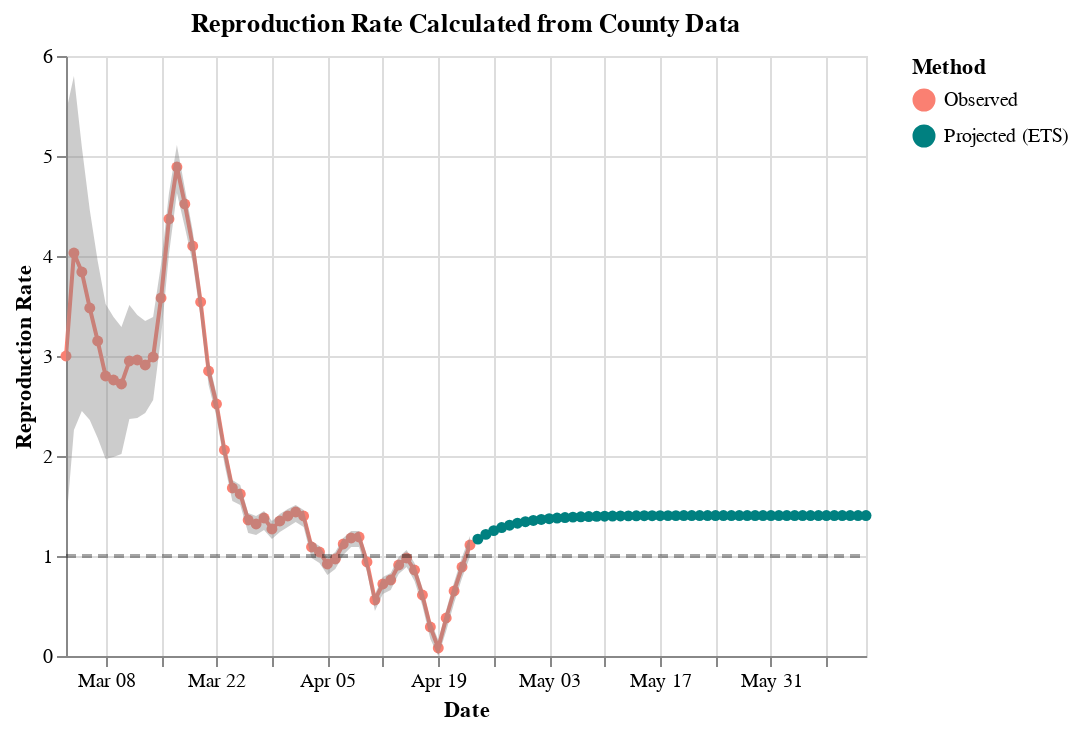

Notebook source saved alongside this figure:
### Code cell
DATE_FORMAT = "%b %d"
y_scale = alt.Scale(
#    domain = (0, 40),
#    clamp = True,
)

d = nyc.copy()

# Zero cases where we have forecast
d.ML.loc[d.fcst==1] = np.nan
# Zero infected where we have actuals
d.prd_ets.loc[d.fcst==0] = np.nan

# Rename columns
pcn = {
 'date':'Date',
 'ML':'Observed',
 'Low_75':'Low_75',
 'High_75':'High_75',
 'cases':'cases',
 'smoothed':'SmoothedDailyCases',
 'fcst':'fcst',
 'prd_ets':'Projected (ETS)',
 's':'Susceptible',
 'i':'Infected',
 'r':'Recovered'
}
d = d.rename(columns=pcn)
d["one"] = 1

# Lines and points
x = dict(shorthand="Date:T", title="Date", axis=alt.Axis(format=(DATE_FORMAT)))
y = dict(shorthand="Fit:Q", title="Reproduction Rate", scale=y_scale)
plot_columns = ["Observed", "Projected (ETS)"]
color = alt.Color("Method:N", 
                  scale=alt.Scale(domain=plot_columns,
                                  range=["salmon", "teal"]))

p2a = (
    alt.Chart(data = d, title = "Reproduction Rate Calculated from County Data")
    .transform_fold(fold=plot_columns, as_=["Method", "Fit"])
    .encode(x=alt.X(**x), y=alt.Y(**y), color=color)
    .mark_line(point=True)
)


# Confidence bands
x = dict(shorthand="Date:T")
y = dict(shorthand="Low_75:Q")
y2 = dict(shorthand="High_75:Q")
color = alt.Color("Method:N",
                  scale=alt.Scale(range=["gray"]))
p2b = (
    alt.Chart(data = d)
    .mark_area(opacity=0.4, color='gray')
    .encode(x="Date:T", y="Low_75:Q", y2="High_75:Q") 
)

# Dashed Line
p2_dash = (
        alt.Chart(data = d)
        .encode(x=alt.X(**x), y=alt.Y("one:Q"))
        .mark_line(color="black", opacity=0.35, size=2, strokeDash=[5,3])
)

p2 = (
    alt.layer(p2a, p2b, p2_dash)
)

alt.vconcat(p2)

### Figure 1 — Vega-Lite specification as saved in the notebook (floating-point values rounded to 4 significant figures)
{"config": {"view": {"continuousWidth": 400, "continuousHeight": 300}}, "vconcat": [{"layer": [{"mark": {"type": "line", "point": true}, "encoding": {"color": {"type": "nominal", "field": "Method", "scale": {"domain": ["Observed", "Projected (ETS)"], "range": ["salmon", "teal"]}}, "x": {"type": "temporal", "axis": {"format": "%b %d"}, "field": "Date", "title": "Date"}, "y": {"type": "quantitative", "field": "Fit", "scale": {}, "title": "Reproduction Rate"}}, "title": "Reproduction Rate Calculated from County Data", "transform": [{"fold": ["Observed", "Projected (ETS)"], "as": ["Method", "Fit"]}]}, {"mark": {"type": "area", "color": "gray", "opacity": 0.4}, "encoding": {"x": {"type": "temporal", "field": "Date"}, "y": {"type": "quantitative", "field": "Low_75"}, "y2": {"field": "High_75"}}}, {"mark": {"type": "line", "color": "black", "opacity": 0.35, "size": 2, "strokeDash": [5, 3]}, "encoding": {"x": {"type": "temporal", "field": "Date"}, "y": {"type": "quantitative", "field": "one"}}}]}], "data": {"name": "data-d038a5ea444958e8f9c4fc92c3462bfe"}, "$schema": "https://vega.github.io/schema/vega-lite/v4.8.1.json", "datasets": {"data-d038a5ea444958e8f9c4fc92c3462bfe": [{"Date": "2020-03-03T00:00:00", "Observed": 3.0, "Low_75": 1.3, "High_75": 5.44, "cases": 1.0, "SmoothedDailyCases": 6.0, "fcst": 0.0, "Projected (ETS)": null, "Susceptible": null, "Infected": null, "Recovered": null, "one": 1}, {"Date": "2020-03-04T00:00:00", "Observed": 4.03, "Low_75": 2.26, "High_75": 5.8, "cases": 9.0, "SmoothedDailyCases": 11.0, "fcst": 0.0, "Projected (ETS)": null, "Susceptible": null, "Infected": null, "Recovered": null, "one": 1}, {"Date": "2020-03-05T00:00:00", "Observed": 3.84, "Low_75": 2.45, "High_75": 5.09, "cases": 11.0, "SmoothedDailyCases": 16.0, "fcst": 0.0, "Projected (ETS)": null, "Susceptible": 305300.0, "Infected": 253.0, "Recovered": 0.0, "one": 1}, {"Date": "2020-03-06T00:00:00", "Observed": 3.48, "Low_75": 2.36, "High_75": 4.46, "cases": 22.0, "SmoothedDailyCases": 21.0, "fcst": 0.0, "Projected (ETS)": null, "Susceptible": 305200.0, "Infected": 304.3, "Recovered": 18.07, "one": 1}, {"Date": "2020-03-07T00:00:00", "Observed": 3.15, "Low_75": 2.18, "High_75": 3.95, "cases": 45.0, "SmoothedDailyCases": 26.0, "fcst": 0.0, "Projected (ETS)": null, "Susceptible": 305100.0, "Infected": 366.0, "Recovered": 39.81, "one": 1}, {"Date": "2020-03-08T00:00:00", "Observed": 2.8, "Low_75": 1.97, "High_75": 3.52, "cases": 17.0, "SmoothedDailyCases": 30.0, "fcst": 0.0, "Projected (ETS)": null, "Susceptible": 305000.0, "Infected": 430.9, "Recovered": 65.95, "one": 1}, {"Date": "2020-03-09T00:00:00", "Observed": 2.76, "Low_75": 1.99, "High_75": 3.39, "cases": 36.0, "SmoothedDailyCases": 38.0, "fcst": 0.0, "Projected (ETS)": null, "Susceptible": 304900.0, "Infected": 497.0, "Recovered": 96.73, "one": 1}, {"Date": "2020-03-10T00:00:00", "Observed": 2.72, "Low_75": 2.02, "High_75": 3.29, "cases": 31.0, "SmoothedDailyCases": 48.0, "fcst": 0.0, "Projected (ETS)": null, "Susceptible": 304800.0, "Infected": 560.9, "Recovered": 132.2, "one": 1}, {"Date": "2020-03-11T00:00:00", "Observed": 2.95, "Low_75": 2.37, "High_75": 3.51, "cases": 44.0, "SmoothedDailyCases": 68.0, "fcst": 0.0, "Projected (ETS)": null, "Susceptible": 304700.0, "Infected": 631.3, "Recovered": 172.3, "one": 1}, {"Date": "2020-03-12T00:00:00", "Observed": 2.96, "Low_75": 2.38, "High_75": 3.41, "cases": 109.0, "SmoothedDailyCases": 90.0, "fcst": 0.0, "Projected (ETS)": null, "Susceptible": 304600.0, "Infected": 708.9, "Recovered": 217.4, "one": 1}, {"Date": "2020-03-13T00:00:00", "Observed": 2.91, "Low_75": 2.43, "High_75": 3.35, "cases": 95.0, "SmoothedDailyCases": 117.0, "fcst": 0.0, "Projected (ETS)": null, "Susceptible": 304400.0, "Infected": 807.5, "Recovered": 268.0, "one": 1}, {"Date": "2020-03-14T00:00:00", "Observed": 2.99, "Low_75": 2.56, "High_75": 3.39, "cases": 189.0, "SmoothedDailyCases": 158.0, "fcst": 0.0, "Projected (ETS)": null, "Susceptible": 304300.0, "Infected": 920.5, "Recovered": 325.7, "one": 1}, {"Date": "2020-03-15T00:00:00", "Observed": 3.58, "Low_75": 3.19, "High_75": 3.92, "cases": 122.0, "SmoothedDailyCases": 250.0, "fcst": 0.0, "Projected (ETS)": null, "Susceptible": 304100.0, "Infected": 1046.0, "Recovered": 391.4, "one": 1}, {"Date": "2020-03-16T00:00:00", "Observed": 4.37, "Low_75": 4.02, "High_75": 4.63, "cases": 218.0, "SmoothedDailyCases": 439.0, "fcst": 0.0, "Projected (ETS)": null, "Susceptible": 303800.0, "Infected": 1195.0, "Recovered": 466.2, "one": 1}, {"Date": "2020-03-17T00:00:00", "Observed": 4.89, "Low_75": 4.63, "High_75": 5.11, "cases": 424.0, "SmoothedDailyCases": 794.0, "fcst": 0.0, "Projected (ETS)": null, "Susceptible": 303500.0, "Infected": 1414.0, "Recovered": 551.5, "one": 1}, {"Date": "2020-03-18T00:00:00", "Observed": 4.52, "Low_75": 4.29, "High_75": 4.68, "cases": 1008.0, "SmoothedDailyCases": 1288.0, "fcst": 0.0, "Projected (ETS)": null, "Susceptible": 303100.0, "Infected": 1754.0, "Recovered": 652.5, "one": 1}, {"Date": "2020-03-19T00:00:00", "Observed": 4.1, "Low_75": 3.93, "High_75": 4.25, "cases": 1770.0, "SmoothedDailyCases": 1972.0, "fcst": 0.0, "Projected (ETS)": null, "Susceptible": 302500.0, "Infected": 2241.0, "Recovered": 777.8, "one": 1}, {"Date": "2020-03-20T00:00:00", "Observed": 3.54, "Low_75": 3.38, "High_75": 3.66, "cases": 2950.0, "SmoothedDailyCases": 2789.0, "fcst": 0.0, "Projected (ETS)": null, "Susceptible": 301800.0, "Infected": 2803.0, "Recovered": 937.9, "one": 1}, {"Date": "2020-03-21T00:00:00", "Observed": 2.85, "Low_75": 2.71, "High_75": 2.96, "cases": 3254.0, "SmoothedDailyCases": 3570.0, "fcst": 0.0, "Projected (ETS)": null, "Susceptible": 300900.0, "Infected": 3422.0, "Recovered": 1138.0, "one": 1}, {"Date": "2020-03-22T00:00:00", "Observed": 2.52, "Low_75": 2.39, "High_75": 2.62, "cases": 4812.0, "SmoothedDailyCases": 4407.0, "fcst": 0.0, "Projected (ETS)": null, "Susceptible": 300100.0, "Infected": 4040.0, "Recovered": 1383.0, "one": 1}, {"Date": "2020-03-23T00:00:00", "Observed": 2.06, "Low_75": 1.92, "High_75": 2.14, "cases": 5707.0, "SmoothedDailyCases": 5084.0, "fcst": 0.0, "Projected (ETS)": null, "Susceptible": 299300.0, "Infected": 4572.0, "Recovered": 1671.0, "one": 1}, {"Date": "2020-03-24T00:00:00", "Observed": 1.68, "Low_75": 1.55, "High_75": 1.76, "cases": 4791.0, "SmoothedDailyCases": 5567.0, "fcst": 0.0, "Projected (ETS)": null, "Susceptible": 298400.0, "Infected": 5066.0, "Recovered": 1998.0, "one": 1}, {"Date": "2020-03-25T00:00:00", "Observed": 1.62, "Low_75": 1.51, "High_75": 1.71, "cases": 7401.0, "SmoothedDailyCases": 6081.0, "fcst": 0.0, "Projected (ETS)": null, "Susceptible": 297700.0, "Infected": 5447.0, "Recovered": 2360.0, "one": 1}, {"Date": "2020-03-26T00:00:00", "Observed": 1.36, "Low_75": 1.23, "High_75": 1.43, "cases": 5921.0, "SmoothedDailyCases": 6376.0, "fcst": 0.0, "Projected (ETS)": null, "Susceptible": 297000.0, "Infected": 5710.0, "Recovered": 2749.0, "one": 1}, {"Date": "2020-03-27T00:00:00", "Observed": 1.32, "Low_75": 1.21, "High_75": 1.4, "cases": 5648.0, "SmoothedDailyCases": 6670.0, "fcst": 0.0, "Projected (ETS)": null, "Susceptible": 296400.0, "Infected": 5962.0, "Recovered": 3156.0, "one": 1}, {"Date": "2020-03-28T00:00:00", "Observed": 1.38, "Low_75": 1.26, "High_75": 1.45, "cases": 8728.0, "SmoothedDailyCases": 7049.0, "fcst": 0.0, "Projected (ETS)": null, "Susceptible": 295800.0, "Infected": 6114.0, "Recovered": 3582.0, "one": 1}, {"Date": "2020-03-29T00:00:00", "Observed": 1.27, "Low_75": 1.17, "High_75": 1.35, "cases": 6204.0, "SmoothedDailyCases": 7314.0, "fcst": 0.0, "Projected (ETS)": null, "Susceptible": 295200.0, "Infected": 6252.0, "Recovered": 4019.0, "one": 1}, {"Date": "2020-03-30T00:00:00", "Observed": 1.35, "Low_75": 1.24, "High_75": 1.42, "cases": 7648.0, "SmoothedDailyCases": 7699.0, "fcst": 0.0, "Projected (ETS)": null, "Susceptible": 294600.0, "Infected": 6421.0, "Recovered": 4466.0, "one": 1}, {"Date": "2020-03-31T00:00:00", "Observed": 1.4, "Low_75": 1.29, "High_75": 1.47, "cases": 8616.0, "SmoothedDailyCases": 8158.0, "fcst": 0.0, "Projected (ETS)": null, "Susceptible": 294000.0, "Infected": 6543.0, "Recovered": 4924.0, "one": 1}, {"Date": "2020-04-01T00:00:00", "Observed": 1.44, "Low_75": 1.34, "High_75": 1.51, "cases": 8058.0, "SmoothedDailyCases": 8693.0, "fcst": 0.0, "Projected (ETS)": null, "Susceptible": 293400.0, "Infected": 6706.0, "Recovered": 5392.0, "one": 1}, {"Date": "2020-04-02T00:00:00", "Observed": 1.4, "Low_75": 1.29, "High_75": 1.46, "cases": 8880.0, "SmoothedDailyCases": 9195.0, "fcst": 0.0, "Projected (ETS)": null, "Susceptible": 292700.0, "Infected": 6896.0, "Recovered": 5871.0, "one": 1}, {"Date": "2020-04-03T00:00:00", "Observed": 1.09, "Low_75": 0.98, "High_75": 1.15, "cases": 10140.0, "SmoothedDailyCases": 9288.0, "fcst": 0.0, "Projected (ETS)": null, "Susceptible": 292000.0, "Infected": 7111.0, "Recovered": 6363.0, "one": 1}, {"Date": "2020-04-04T00:00:00", "Observed": 1.04, "Low_75": 0.93, "High_75": 1.1, "cases": 12090.0, "SmoothedDailyCases": 9336.0, "fcst": 0.0, "Projected (ETS)": null, "Susceptible": 291300.0, "Infected": 7313.0, "Recovered": 6871.0, "one": 1}, {"Date": "2020-04-05T00:00:00", "Observed": 0.92, "Low_75": 0.81, "High_75": 0.98, "cases": 7915.0, "SmoothedDailyCases": 9212.0, "fcst": 0.0, "Projected (ETS)": null, "Susceptible": 290800.0, "Infected": 7358.0, "Recovered": 7393.0, "one": 1}, {"Date": "2020-04-06T00:00:00", "Observed": 0.97, "Low_75": 0.87, "High_75": 1.04, "cases": 5701.0, "SmoothedDailyCases": 9185.0, "fcst": 0.0, "Projected (ETS)": null, "Susceptible": 290200.0, "Infected": 7378.0, "Recovered": 7919.0, "one": 1}, {"Date": "2020-04-07T00:00:00", "Observed": 1.12, "Low_75": 1.01, "High_75": 1.18, "cases": 11470.0, "SmoothedDailyCases": 9352.0, "fcst": 0.0, "Projected (ETS)": null, "Susceptible": 289700.0, "Infected": 7335.0, "Recovered": 8446.0, "one": 1}, {"Date": "2020-04-08T00:00:00", "Observed": 1.18, "Low_75": 1.09, "High_75": 1.25, "cases": 9320.0, "SmoothedDailyCases": 9597.0, "fcst": 0.0, "Projected (ETS)": null, "Susceptible": 289200.0, "Infected": 7318.0, "Recovered": 8970.0, "one": 1}, {"Date": "2020-04-09T00:00:00", "Observed": 1.19, "Low_75": 1.09, "High_75": 1.25, "cases": 10540.0, "SmoothedDailyCases": 9856.0, "fcst": 0.0, "Projected (ETS)": null, "Susceptible": 288600.0, "Infected": 7380.0, "Recovered": 9493.0, "one": 1}, {"Date": "2020-04-10T00:00:00", "Observed": 0.94, "Low_75": 0.84, "High_75": 1.0, "cases": 10580.0, "SmoothedDailyCases": 9742.0, "fcst": 0.0, "Projected (ETS)": null, "Susceptible": 288000.0, "Infected": 7474.0, "Recovered": 10020.0, "one": 1}, {"Date": "2020-04-11T00:00:00", "Observed": 0.56, "Low_75": 0.45, "High_75": 0.62, "cases": 9946.0, "SmoothedDailyCases": 9106.0, "fcst": 0.0, "Projected (ETS)": null, "Susceptible": 287400.0, "Infected": 7574.0, "Recovered": 10550.0, "one": 1}, {"Date": "2020-04-12T00:00:00", "Observed": 0.72, "Low_75": 0.62, "High_75": 0.79, "cases": 8236.0, "SmoothedDailyCases": 8763.0, "fcst": 0.0, "Projected (ETS)": null, "Susceptible": 286900.0, "Infected": 7540.0, "Recovered": 11090.0, "one": 1}, {"Date": "2020-04-13T00:00:00", "Observed": 0.76, "Low_75": 0.66, "High_75": 0.83, "cases": 6337.0, "SmoothedDailyCases": 8468.0, "fcst": 0.0, "Projected (ETS)": null, "Susceptible": 286600.0, "Infected": 7303.0, "Recovered": 11630.0, "one": 1}, {"Date": "2020-04-14T00:00:00", "Observed": 0.91, "Low_75": 0.82, "High_75": 0.99, "cases": 7177.0, "SmoothedDailyCases": 8375.0, "fcst": 0.0, "Projected (ETS)": null, "Susceptible": 286200.0, "Infected": 7156.0, "Recovered": 12150.0, "one": 1}, {"Date": "2020-04-15T00:00:00", "Observed": 0.98, "Low_75": 0.89, "High_75": 1.06, "cases": 11570.0, "SmoothedDailyCases": 8364.0, "fcst": 0.0, "Projected (ETS)": null, "Susceptible": 285800.0, "Infected": 7033.0, "Recovered": 12670.0, "one": 1}, {"Date": "2020-04-16T00:00:00", "Observed": 0.86, "Low_75": 0.75, "High_75": 0.93, "cases": 8505.0, "SmoothedDailyCases": 8191.0, "fcst": 0.0, "Projected (ETS)": null, "Susceptible": 285400.0, "Infected": 6987.0, "Recovered": 13170.0, "one": 1}, {"Date": "2020-04-17T00:00:00", "Observed": 0.61, "Low_75": 0.5, "High_75": 0.68, "cases": 7358.0, "SmoothedDailyCases": 7715.0, "fcst": 0.0, "Projected (ETS)": null, "Susceptible": 284900.0, "Infected": 6977.0, "Recovered": 13670.0, "one": 1}, {"Date": "2020-04-18T00:00:00", "Observed": 0.29, "Low_75": 0.17, "High_75": 0.36, "cases": 7121.0, "SmoothedDailyCases": 6936.0, "fcst": 0.0, "Projected (ETS)": null, "Susceptible": 284400.0, "Infected": 6906.0, "Recovered": 14170.0, "one": 1}, {"Date": "2020-04-19T00:00:00", "Observed": 0.08, "Low_75": 0.0, "High_75": 0.16, "cases": 6054.0, "SmoothedDailyCases": 6064.0, "fcst": 0.0, "Projected (ETS)": null, "Susceptible": 284100.0, "Infected": 6713.0, "Recovered": 14660.0, "one": 1}, {"Date": "2020-04-20T00:00:00", "Observed": 0.38, "Low_75": 0.25, "High_75": 0.46, "cases": 4726.0, "SmoothedDailyCases": 5582.0, "fcst": 0.0, "Projected (ETS)": null, "Susceptible": 284000.0, "Infected": 6373.0, "Recovered": 15140.0, "one": 1}, {"Date": "2020-04-21T00:00:00", "Observed": 0.65, "Low_75": 0.53, "High_75": 0.74, "cases": 4177.0, "SmoothedDailyCases": 5340.0, "fcst": 0.0, "Projected (ETS)": null, "Susceptible": 284000.0, "Infected": 5954.0, "Recovered": 15590.0, "one": 1}, {"Date": "2020-04-22T00:00:00", "Observed": 0.89, "Low_75": 0.78, "High_75": 0.99, "cases": 5526.0, "SmoothedDailyCases": 5283.0, "fcst": 0.0, "Projected (ETS)": null, "Susceptible": 283800.0, "Infected": 5690.0, "Recovered": 16020.0, "one": 1}, {"Date": "2020-04-23T00:00:00", "Observed": 1.11, "Low_75": 0.99, "High_75": 1.2, "cases": 6214.0, "SmoothedDailyCases": 5387.0, "fcst": 0.0, "Projected (ETS)": null, "Susceptible": 283500.0, "Infected": 5548.0, "Recovered": 16430.0, "one": 1}, {"Date": "2020-04-24T00:00:00", "Observed": null, "Low_75": null, "High_75": null, "cases": null, "SmoothedDailyCases": null, "fcst": 1.0, "Projected (ETS)": 1.169, "Susceptible": 283200.0, "Infected": 5504.0, "Recovered": 16820.0, "one": 1}, {"Date": "2020-04-25T00:00:00", "Observed": null, "Low_75": null, "High_75": null, "cases": null, "SmoothedDailyCases": null, "fcst": 1.0, "Projected (ETS)": 1.216, "Susceptible": 282700.0, "Infected": 5547.0, "Recovered": 17220.0, "one": 1}, {"Date": "2020-04-26T00:00:00", "Observed": null, "Low_75": null, "High_75": null, "cases": null, "SmoothedDailyCases": null, "fcst": 1.0, "Projected (ETS)": 1.254, "Susceptible": 282600.0, "Infected": 5291.0, "Recovered": 17610.0, "one": 1}, {"Date": "2020-04-27T00:00:00", "Observed": null, "Low_75": null, "High_75": null, "cases": null, "SmoothedDailyCases": null, "fcst": 1.0, "Projected (ETS)": 1.284, "Susceptible": 282500.0, "Infected": 5037.0, "Recovered": 17990.0, "one": 1}, {"Date": "2020-04-28T00:00:00", "Observed": null, "Low_75": null, "High_75": null, "cases": null, "SmoothedDailyCases": null, "fcst": 1.0, "Projected (ETS)": 1.308, "Susceptible": 282400.0, "Infected": 4786.0, "Recovered": 18350.0, "one": 1}, {"Date": "2020-04-29T00:00:00", "Observed": null, "Low_75": null, "High_75": null, "cases": null, "SmoothedDailyCases": null, "fcst": 1.0, "Projected (ETS)": 1.328, "Susceptible": 282300.0, "Infected": 4538.0, "Recovered": 18690.0, "one": 1}, {"Date": "2020-04-30T00:00:00", "Observed": null, "Low_75": null, "High_75": null, "cases": null, "SmoothedDailyCases": null, "fcst": 1.0, "Projected (ETS)": 1.343, "Susceptible": 282200.0, "Infected": 4296.0, "Recovered": 19010.0, "one": 1}, {"Date": "2020-05-01T00:00:00", "Observed": null, "Low_75": null, "High_75": null, "cases": null, "SmoothedDailyCases": null, "fcst": 1.0, "Projected (ETS)": 1.355, "Susceptible": 282100.0, "Infected": 4058.0, "Recovered": 19320.0, "one": 1}, {"Date": "2020-05-02T00:00:00", "Observed": null, "Low_75": null, "High_75": null, "cases": null, "SmoothedDailyCases": null, "fcst": 1.0, "Projected (ETS)": 1.365, "Susceptible": 282100.0, "Infected": 3827.0, "Recovered": 19610.0, "one": 1}, {"Date": "2020-05-03T00:00:00", "Observed": null, "Low_75": null, "High_75": null, "cases": null, "SmoothedDailyCases": null, "fcst": 1.0, "Projected (ETS)": 1.373, "Susceptible": 282000.0, "Infected": 3603.0, "Recovered": 19880.0, "one": 1}, {"Date": "2020-05-04T00:00:00", "Observed": null, "Low_75": null, "High_75": null, "cases": null, "SmoothedDailyCases": null, "fcst": 1.0, "Projected (ETS)": 1.379, "Susceptible": 282000.0, "Infected": 3386.0, "Recovered": 20140.0, "one": 1}, {"Date": "2020-05-05T00:00:00", "Observed": null, "Low_75": null, "High_75": null, "cases": null, "SmoothedDailyCases": null, "fcst": 1.0, "Projected (ETS)": 1.385, "Susceptible": 281900.0, "Infected": 3177.0, "Recovered": 20380.0, "one": 1}, {"Date": "2020-05-06T00:00:00", "Observed": null, "Low_75": null, "High_75": null, "cases": null, "SmoothedDailyCases": null, "fcst": 1.0, "Projected (ETS)": 1.389, "Susceptible": 281900.0, "Infected": 2976.0, "Recovered": 20610.0, "one": 1}, {"Date": "2020-05-07T00:00:00", "Observed": null, "Low_75": null, "High_75": null, "cases": null, "SmoothedDailyCases": null, "fcst": 1.0, "Projected (ETS)": 1.392, "Susceptible": 281900.0, "Infected": 2784.0, "Recovered": 20820.0, "one": 1}, {"Date": "2020-05-08T00:00:00", "Observed": null, "Low_75": null, "High_75": null, "cases": null, "SmoothedDailyCases": null, "fcst": 1.0, "Projected (ETS)": 1.394, "Susceptible": 281900.0, "Infected": 2601.0, "Recovered": 21020.0, "one": 1}, {"Date": "2020-05-09T00:00:00", "Observed": null, "Low_75": null, "High_75": null, "cases": null, "SmoothedDailyCases": null, "fcst": 1.0, "Projected (ETS)": 1.397, "Susceptible": 281900.0, "Infected": 2427.0, "Recovered": 21210.0, "one": 1}, {"Date": "2020-05-10T00:00:00", "Observed": null, "Low_75": null, "High_75": null, "cases": null, "SmoothedDailyCases": null, "fcst": 1.0, "Projected (ETS)": 1.398, "Susceptible": 281900.0, "Infected": 2263.0, "Recovered": 21380.0, "one": 1}, {"Date": "2020-05-11T00:00:00", "Observed": null, "Low_75": null, "High_75": null, "cases": null, "SmoothedDailyCases": null, "fcst": 1.0, "Projected (ETS)": 1.4, "Susceptible": 281900.0, "Infected": 2107.0, "Recovered": 21540.0, "one": 1}, {"Date": "2020-05-12T00:00:00", "Observed": null, "Low_75": null, "High_75": null, "cases": null, "SmoothedDailyCases": null, "fcst": 1.0, "Projected (ETS)": 1.401, "Susceptible": 281900.0, "Infected": 1960.0, "Recovered": 21690.0, "one": 1}, {"Date": "2020-05-13T00:00:00", "Observed": null, "Low_75": null, "High_75": null, "cases": null, "SmoothedDailyCases": null, "fcst": 1.0, "Projected (ETS)": 1.401, "Susceptible": 281800.0, "Infected": 1823.0, "Recovered": 21830.0, "one": 1}, {"Date": "2020-05-14T00:00:00", "Observed": null, "Low_75": null, "High_75": null, "cases": null, "SmoothedDailyCases": null, "fcst": 1.0, "Projected (ETS)": 1.402, "Susceptible": 281800.0, "Infected": 1694.0, "Recovered": 21960.0, "one": 1}, {"Date": "2020-05-15T00:00:00", "Observed": null, "Low_75": null, "High_75": null, "cases": null, "SmoothedDailyCases": null, "fcst": 1.0, "Projected (ETS)": 1.403, "Susceptible": 281800.0, "Infected": 1574.0, "Recovered": 22090.0, "one": 1}, {"Date": "2020-05-16T00:00:00", "Observed": null, "Low_75": null, "High_75": null, "cases": null, "SmoothedDailyCases": null, "fcst": 1.0, "Projected (ETS)": 1.403, "Susceptible": 281800.0, "Infected": 1461.0, "Recovered": 22200.0, "one": 1}, {"Date": "2020-05-17T00:00:00", "Observed": null, "Low_75": null, "High_75": null, "cases": null, "SmoothedDailyCases": null, "fcst": 1.0, "Projected (ETS)": 1.403, "Susceptible": 281800.0, "Infected": 1357.0, "Recovered": 22300.0, "one": 1}, {"Date": "2020-05-18T00:00:00", "Observed": null, "Low_75": null, "High_75": null, "cases": null, "SmoothedDailyCases": null, "fcst": 1.0, "Projected (ETS)": 1.404, "Susceptible": 281800.0, "Infected": 1260.0, "Recovered": 22400.0, "one": 1}, {"Date": "2020-05-19T00:00:00", "Observed": null, "Low_75": null, "High_75": null, "cases": null, "SmoothedDailyCases": null, "fcst": 1.0, "Projected (ETS)": 1.404, "Susceptible": 281800.0, "Infected": 1169.0, "Recovered": 22490.0, "one": 1}, {"Date": "2020-05-20T00:00:00", "Observed": null, "Low_75": null, "High_75": null, "cases": null, "SmoothedDailyCases": null, "fcst": 1.0, "Projected (ETS)": 1.404, "Susceptible": 281800.0, "Infected": 1086.0, "Recovered": 22570.0, "one": 1}, {"Date": "2020-05-21T00:00:00", "Observed": null, "Low_75": null, "High_75": null, "cases": null, "SmoothedDailyCases": null, "fcst": 1.0, "Projected (ETS)": 1.404, "Susceptible": 281800.0, "Infected": 1008.0, "Recovered": 22650.0, "one": 1}, {"Date": "2020-05-22T00:00:00", "Observed": null, "Low_75": null, "High_75": null, "cases": null, "SmoothedDailyCases": null, "fcst": 1.0, "Projected (ETS)": 1.404, "Susceptible": 281800.0, "Infected": 935.8, "Recovered": 22720.0, "one": 1}, {"Date": "2020-05-23T00:00:00", "Observed": null, "Low_75": null, "High_75": null, "cases": null, "SmoothedDailyCases": null, "fcst": 1.0, "Projected (ETS)": 1.404, "Susceptible": 281800.0, "Infected": 869.0, "Recovered": 22790.0, "one": 1}, {"Date": "2020-05-24T00:00:00", "Observed": null, "Low_75": null, "High_75": null, "cases": null, "SmoothedDailyCases": null, "fcst": 1.0, "Projected (ETS)": 1.405, "Susceptible": 281800.0, "Infected": 807.2, "Recovered": 22850.0, "one": 1}, {"Date": "2020-05-25T00:00:00", "Observed": null, "Low_75": null, "High_75": null, "cases": null, "SmoothedDailyCases": null, "fcst": 1.0, "Projected (ETS)": 1.405, "Susceptible": 281800.0, "Infected": 749.9, "Recovered": 22910.0, "one": 1}, {"Date": "2020-05-26T00:00:00", "Observed": null, "Low_75": null, "High_75": null, "cases": null, "SmoothedDailyCases": null, "fcst": 1.0, "Projected (ETS)": 1.405, "Susceptible": 281800.0, "Infected": 696.8, "Recovered": 22960.0, "one": 1}, {"Date": "2020-05-27T00:00:00", "Observed": null, "Low_75": null, "High_75": null, "cases": null, "SmoothedDailyCases": null, "fcst": 1.0, "Projected (ETS)": 1.405, "Susceptible": 281800.0, "Infected": 647.6, "Recovered": 23010.0, "one": 1}, {"Date": "2020-05-28T00:00:00", "Observed": null, "Low_75": null, "High_75": null, "cases": null, "SmoothedDailyCases": null, "fcst": 1.0, "Projected (ETS)": 1.405, "Susceptible": 281800.0, "Infected": 602.0, "Recovered": 23060.0, "one": 1}, {"Date": "2020-05-29T00:00:00", "Observed": null, "Low_75": null, "High_75": null, "cases": null, "SmoothedDailyCases": null, "fcst": 1.0, "Projected (ETS)": 1.405, "Susceptible": 281800.0, "Infected": 559.6, "Recovered": 23100.0, "one": 1}, {"Date": "2020-05-30T00:00:00", "Observed": null, "Low_75": null, "High_75": null, "cases": null, "SmoothedDailyCases": null, "fcst": 1.0, "Projected (ETS)": 1.405, "Susceptible": 281800.0, "Infected": 520.3, "Recovered": 23140.0, "one": 1}, {"Date": "2020-05-31T00:00:00", "Observed": null, "Low_75": null, "High_75": null, "cases": null, "SmoothedDailyCases": null, "fcst": 1.0, "Projected (ETS)": 1.405, "Susceptible": 281800.0, "Infected": 483.8, "Recovered": 23180.0, "one": 1}, {"Date": "2020-06-01T00:00:00", "Observed": null, "Low_75": null, "High_75": null, "cases": null, "SmoothedDailyCases": null, "fcst": 1.0, "Projected (ETS)": 1.405, "Susceptible": 281800.0, "Infected": 449.9, "Recovered": 23210.0, "one": 1}, {"Date": "2020-06-02T00:00:00", "Observed": null, "Low_75": null, "High_75": null, "cases": null, "SmoothedDailyCases": null, "fcst": 1.0, "Projected (ETS)": 1.405, "Susceptible": 281800.0, "Infected": 418.3, "Recovered": 23240.0, "one": 1}, {"Date": "2020-06-03T00:00:00", "Observed": null, "Low_75": null, "High_75": null, "cases": null, "SmoothedDailyCases": null, "fcst": 1.0, "Projected (ETS)": 1.405, "Susceptible": 281800.0, "Infected": 389.0, "Recovered": 23270.0, "one": 1}, {"Date": "2020-06-04T00:00:00", "Observed": null, "Low_75": null, "High_75": null, "cases": null, "SmoothedDailyCases": null, "fcst": 1.0, "Projected (ETS)": 1.405, "Susceptible": 281800.0, "Infected": 361.7, "Recovered": 23300.0, "one": 1}, {"Date": "2020-06-05T00:00:00", "Observed": null, "Low_75": null, "High_75": null, "cases": null, "SmoothedDailyCases": null, "fcst": 1.0, "Projected (ETS)": 1.405, "Susceptible": 281800.0, "Infected": 336.3, "Recovered": 23330.0, "one": 1}, {"Date": "2020-06-06T00:00:00", "Observed": null, "Low_75": null, "High_75": null, "cases": null, "SmoothedDailyCases": null, "fcst": 1.0, "Projected (ETS)": 1.405, "Susceptible": 281800.0, "Infected": 312.6, "Recovered": 23350.0, "one": 1}, {"Date": "2020-06-07T00:00:00", "Observed": null, "Low_75": null, "High_75": null, "cases": null, "SmoothedDailyCases": null, "fcst": 1.0, "Projected (ETS)": 1.405, "Susceptible": 281800.0, "Infected": 290.6, "Recovered": 23370.0, "one": 1}, {"Date": "2020-06-08T00:00:00", "Observed": null, "Low_75": null, "High_75": null, "cases": null, "SmoothedDailyCases": null, "fcst": 1.0, "Projected (ETS)": 1.405, "Susceptible": 281800.0, "Infected": 270.1, "Recovered": 23400.0, "one": 1}, {"Date": "2020-06-09T00:00:00", "Observed": null, "Low_75": null, "High_75": null, "cases": null, "SmoothedDailyCases": null, "fcst": 1.0, "Projected (ETS)": 1.405, "Susceptible": 281800.0, "Infected": 251.0, "Recovered": 23410.0, "one": 1}, {"Date": "2020-06-10T00:00:00", "Observed": null, "Low_75": null, "High_75": null, "cases": null, "SmoothedDailyCases": null, "fcst": 1.0, "Projected (ETS)": 1.405, "Susceptible": 281800.0, "Infected": 233.2, "Recovered": 23430.0, "one": 1}, {"Date": "2020-06-11T00:00:00", "Observed": null, "Low_75": null, "High_75": null, "cases": null, "SmoothedDailyCases": null, "fcst": 1.0, "Projected (ETS)": 1.405, "Susceptible": 281800.0, "Infected": 216.7, "Recovered": 23450.0, "one": 1}, {"Date": "2020-06-12T00:00:00", "Observed": null, "Low_75": null, "High_75": null, "cases": null, "SmoothedDailyCases": null, "fcst": 1.0, "Projected (ETS)": 1.405, "Susceptible": 281800.0, "Infected": 201.3, "Recovered": 23460.0, "one": 1}]}}
